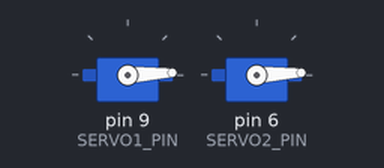
Simulated run of this sketch. Board: Arduino Uno, built with avr-gcc and run on an emulated ATmega328P. Parts: 2 × servo.

Above: at 0.05 s.
At 1.35 s:
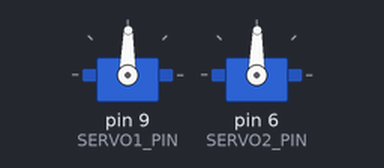
At 2.65 s:
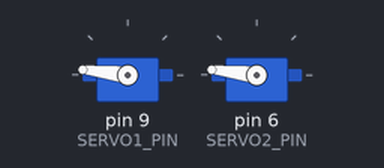
At 5.25 s:
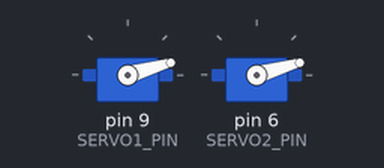
Timing chart, 0 to 7.1 s (numbered marks = the images above):
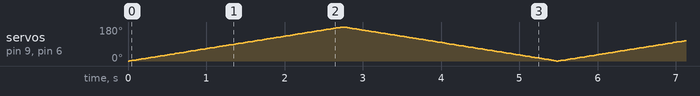

The sketch:

test_servo.ino
```cpp
#include <Servo.h>

#define SERVO1_PIN 9     // A PWM PIN!!
#define SERVO2_PIN 6

Servo myservo1;  // create servo object to control a servo
Servo myservo2;
// twelve servo objects can be created on most boards


int pos = 0;    // variable to store the servo position


void setup() {

  myservo1.attach(SERVO1_PIN);  // attaches the SERVO_PIN  to the servo object
  myservo2.attach(SERVO2_PIN);
}


void loop() {

  for (pos = 0; pos <= 180; pos += 1) { // goes from 0 degrees to 180 degrees

    // in steps of 1 degree

    myservo1.write(pos);              // tell servo to go to position in variable 'pos'
    myservo2.write(pos);
    delay(15);                       // waits 15ms for the servo to reach the position

  }

  for (pos = 180; pos >= 0; pos -= 1) { // goes from 180 degrees to 0 degrees

    myservo1.write(pos);              // tell servo to go to position in variable 'pos'
    myservo2.write(pos);
    delay(15);                       // waits 15ms for the servo to reach the position

  }

}
```
